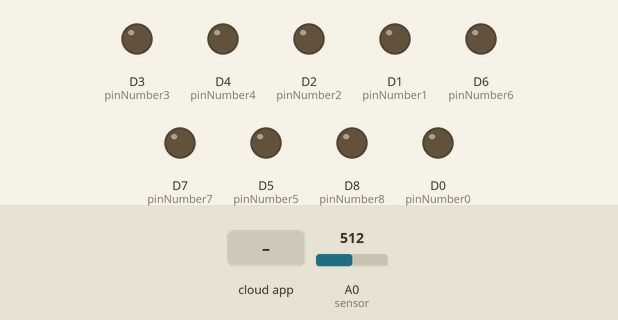
Recording of a sketch running on a simulated ESP8266 (NodeMCU). Shown: output pins drawn as LEDs (lit = HIGH). The inputs (shaded band) are chosen by the test bench; at power-on: A0 (sensor) = 512. WiFi joins after 1.5 s; servers stay silent unless stated; the Firebase database answers and starts empty; what the sketch prints to the serial monitor is not drawn.

Above: at 2.7 s.
2.8 s: the phone or cloud app sets status to 1
At 3.4 s:
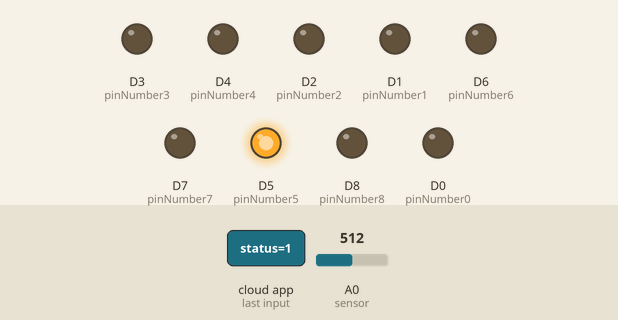
4.3 s: the phone or cloud app sets buttonState to 1
At 5.5 s:
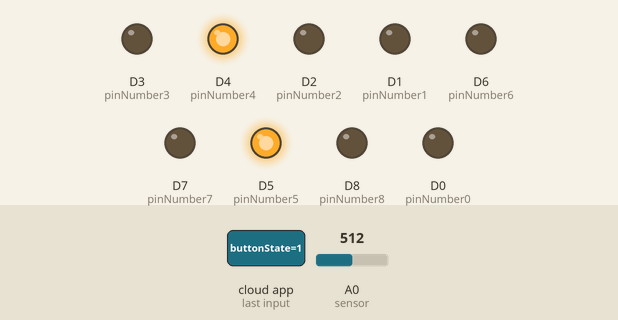
5.8 s: the phone or cloud app sets status to 0
At 7.4 s:
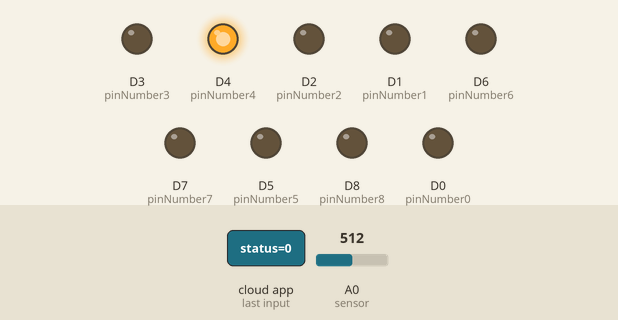
7.9 s: the phone or cloud app sets buttonState to 0
At 8.6 s:
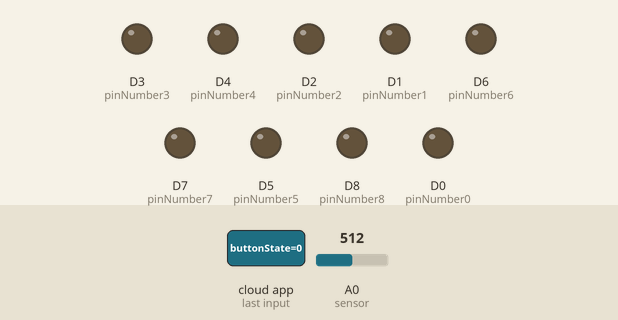
9.4 s: the phone or cloud app sets buttonState to 1
At 9.8 s:
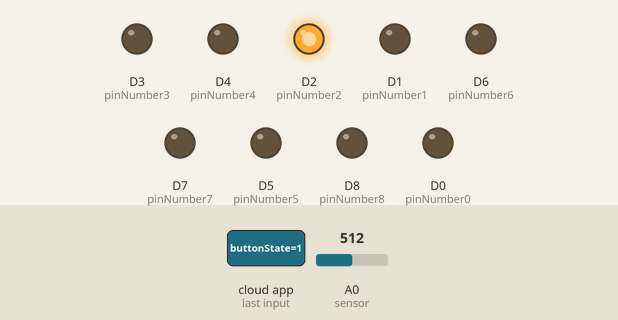
10.9 s: the phone or cloud app sets status to 1
At 12.9 s:
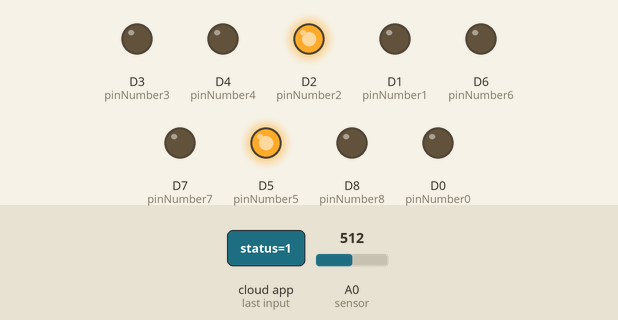
Timing chart, 0 to 14.3 s (numbered marks = the images above; inputs shaded):
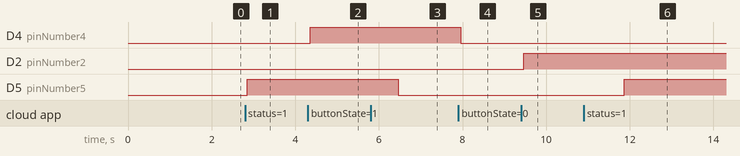

The sketch:

HomeAutomation.ino
```cpp
#include <ESP8266WiFi.h>
#include<FirebaseArduino.h>
#define FIREBASE_HOST "xxxxxxxxxxxxxxxxxxxxxxxxxxxxxxxxxx"
#define FIREBASE_AUTH "xxxxxxxxxxxxxxxxxxxxxxxxxxxxxxxxxxx"
#define WIFI_SSID "Wifi_Name"
#define WIFI_PASSWORD "wifi_password"
const int sensor =A0;


  #define pinNumber0 D0
  #define pinNumber1 D1
  #define pinNumber2 D2
  #define pinNumber3 D3
  #define pinNumber4 D4
  #define pinNumber5 D5
  #define pinNumber6 D6
  #define pinNumber7 D7
  #define pinNumber8 D8

  int value0;
  int value1;
  int value2;
  int value3;
  int value4;
  int value5;
  int value6;
  int value7;
  int value8;
  int mapValue;


void setup()
{

  Serial.begin(74880);

  pinMode(pinNumber0,OUTPUT);
  pinMode(pinNumber1,OUTPUT);
  pinMode(pinNumber2,OUTPUT);
  pinMode(pinNumber3,OUTPUT);
  pinMode(pinNumber4,OUTPUT);
  pinMode(pinNumber5,OUTPUT);
  pinMode(pinNumber6,OUTPUT);
  pinMode(pinNumber7,OUTPUT);
  pinMode(pinNumber8,OUTPUT);

  pinMode(sensor,INPUT);


  WiFi.begin(WIFI_SSID,WIFI_PASSWORD);
  Serial.print("connecting");
  while (WiFi.status()!=WL_CONNECTED){
    Serial.print(".");
    delay(500);
  }

  Serial.println();
  Serial.print("connected:");
  Serial.println(WiFi.localIP());

  Firebase.begin(FIREBASE_HOST,FIREBASE_AUTH);

  }


  void firebasereconnect()
  {
    Serial.println("Trying to reconnect");
      Firebase.begin(FIREBASE_HOST, FIREBASE_AUTH);
  }


  void loop()
  {

    //check firebase connection
    if (Firebase.failed())
        {
        Serial.print("setting number failed:");
        Serial.println(Firebase.error());
        firebasereconnect();
        return;
        }

        //for getting and send server  temperature data
        int analogValue = analogRead(sensor);
        float millivolts = (analogValue/1024.0) * 3300; //3300 is the voltage provided by NodeMCU
        float celsius = millivolts/10;
        Serial.print("in DegreeC=   ");
        Serial.println(celsius);

        //---------- Here is the calculation for Fahrenheit ----------//

        float fahrenheit = ((celsius * 9)/5 + 32);
        Serial.print(" in Farenheit=   ");
        Serial.println(fahrenheit);

        Firebase.setInt("/users/dC0GPGEnFAQY7dATjgebzi5WnPg2/temperature/fahrenheit",fahrenheit);
        Firebase.setInt("/users/dC0GPGEnFAQY7dATjgebzi5WnPg2/temperature/celsius",celsius);


    //Event handle for  D0..........................
    value0=Firebase.getString("/users/dC0GPGEnFAQY7dATjgebzi5WnPg2/Buttons/D0/buttonState").toInt();
    if(value0==0)
      {
        digitalWrite(pinNumber0,LOW);
      }
      else if(value0==1)
      {
        digitalWrite(pinNumber0,HIGH);
      }


    //Event handle for  D1..........................
    value1=Firebase.getString("/users/dC0GPGEnFAQY7dATjgebzi5WnPg2/Buttons/D1/buttonState").toInt();
    if(value1==0)
      {
        digitalWrite(pinNumber1,LOW);
      }
      else if(value1==1)
      {
        digitalWrite(pinNumber1,HIGH);
      }


    //Event handle for  D2..........................
    value2=Firebase.getString("/users/dC0GPGEnFAQY7dATjgebzi5WnPg2/Buttons/D2/buttonState").toInt();
    if(value2==0)
      {
        digitalWrite(pinNumber2,LOW);
      }
      else if(value2==1)
      {
        digitalWrite(pinNumber2,HIGH);
      }


    //Event handle for  D3..........................
    value3=Firebase.getString("/users/dC0GPGEnFAQY7dATjgebzi5WnPg2/Buttons/D3/buttonState").toInt();
    if(value3==0)
      {
        digitalWrite(pinNumber3,LOW);
      }
      else if(value3==1)
      {
        digitalWrite(pinNumber3,HIGH);
      }


    //Event handle for  D4..........................
    value4=Firebase.getString("/users/dC0GPGEnFAQY7dATjgebzi5WnPg2/Buttons/D4/buttonState").toInt();
    if(value4==0)
      {
        digitalWrite(pinNumber4,LOW);
      }
      else if(value4==1)
      {
        digitalWrite(pinNumber4,HIGH);
      }

    //Event handle for  D5..........................
    value5=Firebase.getString("/users/dC0GPGEnFAQY7dATjgebzi5WnPg2/Buttons/D5/buttonState").toInt();
    mapValue=Firebase.getString("/users/dC0GPGEnFAQY7dATjgebzi5WnPg2/Locations/info/status").toInt();
    Serial.println(mapValue);
    //Serial.println(value5);
    if(mapValue==0)
      {
        digitalWrite(pinNumber5,LOW);
      }
      else if(mapValue==1)
      {
        digitalWrite(pinNumber5,HIGH);
      }


    //Event handle for  D6..........................
    value6=Firebase.getString("/users/dC0GPGEnFAQY7dATjgebzi5WnPg2/Buttons/D6/buttonState").toInt();
    if(value6==0)
      {
        digitalWrite(pinNumber6,LOW);
      }
      else if(value6==1)
      {
        digitalWrite(pinNumber6,HIGH);
      }


    //Event handle for  D7..........................
    value7=Firebase.getString("/users/dC0GPGEnFAQY7dATjgebzi5WnPg2/Buttons/D7/buttonState").toInt();
    if(value7==0)
      {
        digitalWrite(pinNumber7,LOW);
      }
      else if(value7==1)
      {
        digitalWrite(pinNumber7,HIGH);
      }


    //Event handle for  D8..........................
    value8=Firebase.getString("/users/dC0GPGEnFAQY7dATjgebzi5WnPg2/Buttons/D8/buttonState").toInt();
    if(value8==0)
      {
        digitalWrite(pinNumber8,LOW);
      }
      else if(value8==1)
      {
        digitalWrite(pinNumber8,HIGH);
      }


  }
```

Measured:
- after the input at 2.8 s, D5 (pinNumber5): LOW → HIGH after 0.05 s
- after the input at 4.3 s, D4 (pinNumber4): LOW → HIGH after 0.06 s
- after the input at 5.8 s, D5 (pinNumber5): HIGH → LOW after 0.66 s
- after the input at 7.9 s, D4 (pinNumber4): HIGH → LOW after 0.06 s
- after the input at 9.4 s, D2 (pinNumber2): LOW → HIGH after 0.06 s
- after the input at 10.9 s, D5 (pinNumber5): LOW → HIGH after 0.96 s
